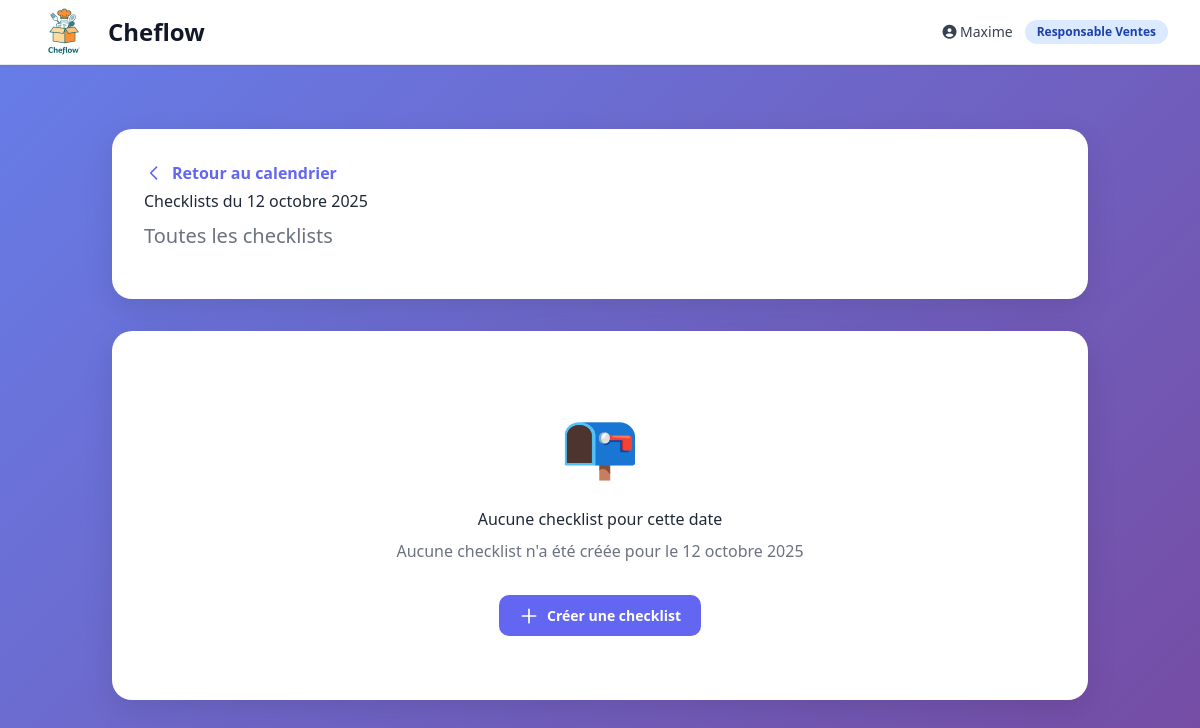
The page /ventes/checklists/date/2025-10-12/ (signed in) on the database as committed earlier.
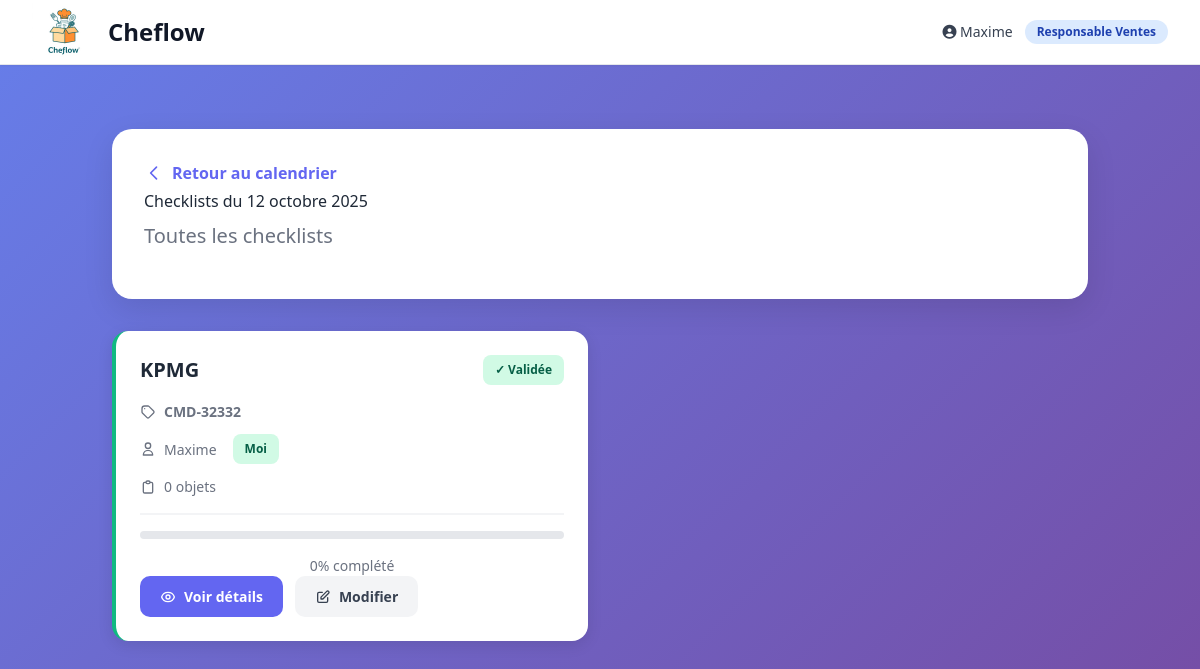
The same page on the database as committed later.
### users/models.py (models this page shows, shortened)
class CustomUser(AbstractUser):
    ROLE_CHOICES = [
        ('livreur', 'Livreur'),
        ('resp_livraison', 'Responsable Livraison'),
        ('vendeur', 'Vendeur/Vendeuse'),
        ('resp_ventes', 'Responsable Ventes'),
        ('cuisinier', 'Cuisinier'),
        ('resp_dept_cuisine', 'Responsable Département Cuisine'),
        ('chef_cuisine', 'Chef Cuisine'),
        ('chef_commande', 'Chef Commande'),
        ('maitre_hotel', 'Maître d\'Hôtel'),
        ('comptable', 'Comptable'),
        ('verificateur_checklist', 'Vérificateur Checklist'),
        ('admin', 'Administrateur'),
    ]
    role = models.CharField(max_length=30, choices=ROLE_CHOICES)
    telephone = models.CharField(max_length=20, blank=True)
    photo = models.ImageField(upload_to='users/', blank=True, null=True)
    departement_cuisine = models.CharField(max_length=50, blank=True)
    class Meta:
        verbose_name = 'Utilisateur'
        verbose_name_plural = 'Utilisateurs'

### ventes/models.py (models this page shows, shortened)
class Checklist(models.Model):
    STATUS_CHOICES = [
        ('brouillon', 'Brouillon'),
        ('en_attente', 'En attente de vérification'),
        ('en_cours', 'En cours de vérification'),
        ('validee', 'Validée'),
        ('incomplete', 'Incomplète'),
    ]
    id = models.UUIDField(primary_key=True, default=uuid.uuid4, editable=False)
    nom = models.CharField(max_length=200)
    numero_commande = models.CharField(max_length=20, unique=True, help_text="Pour lier à une livraison")
    livraison = models.ForeignKey('livraison.Livraison', on_delete=models.SET_NULL, null=True, blank=True, related_name='checklists')
    creee_par = models.ForeignKey(settings.AUTH_USER_MODEL, on_delete=models.SET_NULL, null=True, related_name='checklists_creees')
    verificateur = models.ForeignKey(settings.AUTH_USER_MODEL, on_delete=models.SET_NULL, null=True, blank=True, related_name='checklists_verifiees')
    date_evenement = models.DateField()
    date_creation = models.DateTimeField(default=timezone.now)
    date_modification = models.DateTimeField(auto_now=True)
    date_verification = models.DateTimeField(null=True, blank=True)
    status = models.CharField(max_length=20, choices=STATUS_CHOICES, default='en_cours')
    notes = models.TextField(blank=True)
    notes_verificateur = models.TextField(blank=True)
    class Meta:
        ordering = ['-date_evenement', '-date_creation']
        verbose_name = 'Checklist'
        verbose_name_plural = 'Checklists'
    def progression(self):
        total = self.items.count()
        if total == 0:
            return 0
        valides = self.items.filter(statut_verification='valide').count()
        return round((valides / total) * 100)

### ventes/views.py (the view)
# urls.py: path('checklists/date/<str:date>/', views.checklists_by_date, name='checklists_by_date'),
@login_required
def checklists_by_date(request, date):
    try:
        date_obj = datetime.strptime(date, '%Y-%m-%d').date()
    except ValueError:
        messages.error(request, "Date invalide")
        return redirect('ventes:dashboard_vendeuse')
    view_type = request.GET.get('view', 'all')
    checklists = Checklist.objects.filter(date_evenement=date_obj)
    if view_type == 'mine':
        checklists = checklists.filter(creee_par=request.user)
    checklists = checklists.select_related('creee_par').prefetch_related('items')
    context = {
        'date': date_obj,
        'checklists': checklists,
        'view_type': view_type,
    }
    return render(request, 'ventes/vendeuse/checklists_date.html', context)

### templates/ventes/vendeuse/checklists_date.html (shortened to what this page needs)
{% extends 'base/base.html' %}
{% load static %}
{% block content %}
<div class="container">
    <div class="header-card">
        <div class="header-top">
            <div>
                <a href="{% url 'ventes:dashboard_vendeuse' %}" class="back-btn">
                    <svg width="20" height="20" fill="none" stroke="currentColor" viewBox="0 0 24 24">
                        <path stroke-linecap="round" stroke-linejoin="round" stroke-width="2" d="M15 19l-7-7 7-7"/>
                    </svg>
                    Retour au calendrier
                </a>
                <h1>Checklists du {{ date|date:"d F Y" }}</h1>
                <p class="date-display">
                    {% if view_type == 'mine' %}
                        Mes checklists uniquement
                    {% else %}
                        Toutes les checklists
                    {% endif %}
                </p>
            </div>
        </div>
    </div>
    {% if checklists %}
    <div class="checklist-grid">
        {% for checklist in checklists %}
        <div class="checklist-card {% if checklist.creee_par == request.user %}mine{% endif %}">
            <div class="checklist-header">
                <div class="checklist-title">{{ checklist.nom }}</div>
                <span class="badge {{ checklist.status }}">
                    {% if checklist.status == 'validee' %}✓ Validée{% else %}{{ checklist.get_status_display }}{% endif %}
                </span>
            </div>
            <div class="checklist-info">
                <div class="info-row">
                    <svg width="16" height="16" fill="none" stroke="currentColor" viewBox="0 0 24 24">
                        <path stroke-linecap="round" stroke-linejoin="round" stroke-width="2" d="M7 7h.01M7 3h5c.512 0 1.024.195 1.414.586l7 7a2 2 0 010 2.828l-7 7a2 2 0 01-2.828 0l-7-7A1.994 1.994 0 013 12V7a4 4 0 014-4z"/>
                    </svg>
                    <strong>{{ checklist.numero_commande }}</strong>
                </div>
                <div class="info-row">
                    <svg width="16" height="16" fill="none" stroke="currentColor" viewBox="0 0 24 24">
                        <path stroke-linecap="round" stroke-linejoin="round" stroke-width="2" d="M16 7a4 4 0 11-8 0 4 4 0 018 0zM12 14a7 7 0 00-7 7h14a7 7 0 00-7-7z"/>
                    </svg>
                    {{ checklist.creee_par.get_full_name|default:checklist.creee_par.username }}
                    {% if checklist.creee_par == request.user %}
                        <span class="badge mine" style="margin-left: 0.5rem;">Moi</span>
                    {% endif %}
                </div>
                <div class="info-row">
                    <svg width="16" height="16" fill="none" stroke="currentColor" viewBox="0 0 24 24">
                        <path stroke-linecap="round" stroke-linejoin="round" stroke-width="2" d="M9 5H7a2 2 0 00-2 2v12a2 2 0 002 2h10a2 2 0 002-2V7a2 2 0 00-2-2h-2M9 5a2 2 0 002 2h2a2 2 0 002-2M9 5a2 2 0 012-2h2a2 2 0 012 2"/>
                    </svg>
                    {{ checklist.items.count }} objet{{ checklist.items.count|pluralize }}
                </div>
            </div>
            <div class="progress-bar-container">
            </div>
            <div style="text-align: center; color: #6b7280; font-size: 0.875rem; margin-top: 0.5rem;">
                {{ checklist.progression }}% complété
            </div>
            <div class="checklist-actions">
                <a href="{% url 'ventes:checklist_detail' checklist.pk %}" class="btn btn-primary">
                    Voir détails
                </a>
                {% if checklist.creee_par == request.user %}
                <a href="{% url 'ventes:checklist_edit' checklist.pk %}" class="btn btn-secondary">
                    <svg width="16" height="16" fill="none" stroke="currentColor" viewBox="0 0 24 24">
                        <path stroke-linecap="round" stroke-linejoin="round" stroke-width="2" d="M11 5H6a2 2 0 00-2 2v11a2 2 0 002 2h11a2 2 0 002-2v-5m-1.414-9.414a2 2 0 112.828 2.828L11.828 15H9v-2.828l8.586-8.586z"/>
                    </svg>
                    Modifier
                </a>
                {% endif %}
            </div>
        </div>
        {% endfor %}
    </div>
    {% else %}
    <div class="empty-state">
        <div class="empty-state-icon">📭</div>
        <h2>Aucune checklist pour cette date</h2>
        <p>
            {% if view_type == 'mine' %}
                Vous n'avez pas de checklist pour le {{ date|date:"d F Y" }}
            {% else %}
                Aucune checklist n'a été créée pour le {{ date|date:"d F Y" }}
            {% endif %}
        </p>
        <a href="{% url 'ventes:checklist_create' %}" class="btn btn-primary">
            <svg width="20" height="20" fill="none" stroke="currentColor" viewBox="0 0 24 24">
                <path stroke-linecap="round" stroke-linejoin="round" stroke-width="2" d="M12 4v16m8-8H4"/>
            </svg>
            Créer une checklist
        </a>
    </div>
    {% endif %}
</div>
{% endblock %}

### templates/base/base.html (shortened to what this page needs)
{% load static %}
<!DOCTYPE html>
<html lang="fr">
<head>
    <script src="https://cdn.tailwindcss.com"></script>
   <link rel="stylesheet" href="https://cdnjs.cloudflare.com/ajax/libs/font-awesome/6.4.0/css/all.min.css">
    <link rel="stylesheet" href="https://cdnjs.cloudflare.com/ajax/libs/font-awesome/6.4.0/css/all.min.css">
</head>
<body class="bg-gray-50">
    <nav class="bg-white shadow-sm border-b border-gray-200" x-data="{ mobileMenuOpen: false }">
        <div class="max-w-7xl mx-auto px-4 sm:px-6 lg:px-8">
            <div class="flex justify-between h-16">
                <div class="flex items-center">
                    <h1 class="text-xl sm:text-2xl font-bold text-gray-900 flex items-center gap-2 sm:gap-3">
                        <img src="{% static 'images/logo.jpeg' %}"
                             alt="Cheflow Logo"
                             class="h-12 sm:h-16 w-auto">
                        <span class="hidden sm:inline">Cheflow</span>
                    </h1>
                </div>
                <div class="hidden md:flex items-center space-x-4">
                    {% if user.is_authenticated %}
                        <div class="flex items-center space-x-3">
                            <span class="text-sm text-gray-700">
                                <i class="fas fa-user-circle"></i>
                                {{ user.get_full_name|default:user.username }}
                            </span>
                            <span class="px-3 py-1 text-xs font-semibold rounded-full bg-blue-100 text-blue-800">
                                {{ user.get_role_display }}
                            </span>
                        </div>
                    {% endif %}
                </div>
            </div>
        </div>
    </nav>
    <main class="max-w-7xl mx-auto px-4 sm:px-6 lg:px-8 py-8">
        {% block content %}{% endblock %}
    </main>
</body>
</html>

### templates/ventes/vendeuse/checklists_date.html (style rules this page uses)
body { background: linear-gradient(135deg, #667eea 0%, #764ba2 100%); min-height: 100vh; }
.container { max-width: 1200px; margin: 2rem auto; padding: 0 1.5rem; }
.header-card { background: white; border-radius: 20px; padding: 2rem; margin-bottom: 2rem; box-shadow: 0 10px 30px rgba(0,0,0,0.1); }
.header-top { display: flex; justify-content: space-between; align-items: center; margin-bottom: 1rem; flex-wrap: wrap; gap: 1rem; }
.back-btn { display: inline-flex; align-items: center; gap: 0.5rem; color: #6366f1; text-decoration: none; font-weight: 600; transition: all 0.3s ease; }
h1 { font-size: 2rem; color: #1f2937; margin: 0; }
.date-display { font-size: 1.25rem; color: #6b7280; margin-top: 0.5rem; }
.checklist-grid { display: grid; grid-template-columns: repeat(auto-fill, minmax(350px, 1fr)); gap: 1.5rem; }
.checklist-card { background: white; border-radius: 16px; padding: 1.5rem; box-shadow: 0 4px 15px rgba(0,0,0,0.1); transition: all 0.3s ease; border-left: 4px solid #6366f1; }
.checklist-card.mine { border-left-color: #10b981; }
.checklist-header { display: flex; justify-content: space-between; align-items: start; margin-bottom: 1rem; }
.checklist-title { font-size: 1.25rem; font-weight: 700; color: #1f2937; }
.badge { padding: 0.375rem 0.75rem; border-radius: 8px; font-size: 0.75rem; font-weight: 600; }
.badge.validee { background: #d1fae5; color: #065f46; }
.badge.mine { background: #d1fae5; color: #065f46; }
.checklist-info { display: flex; flex-direction: column; gap: 0.75rem; margin-bottom: 1rem; padding-bottom: 1rem; border-bottom: 2px solid #f3f4f6; }
.info-row { display: flex; align-items: center; gap: 0.5rem; color: #6b7280; font-size: 0.875rem; }
.progress-bar-container { width: 100%; height: 8px; background: #e5e7eb; border-radius: 10px; overflow: hidden; margin: 1rem 0; }
.checklist-actions { display: flex; gap: 0.75rem; flex-wrap: wrap; }
.btn { padding: 0.625rem 1.25rem; border-radius: 10px; font-weight: 600; cursor: pointer; transition: all 0.3s ease; border: none; text-decoration: none; display: inline-flex; align-items: center; gap: 0.5rem; font-size: 0.875rem; }
.btn-primary { background: #6366f1; color: white; }
.btn-secondary { background: #f3f4f6; color: #374151; }

Rows that differ between the two databases and show on the page:
added Checklist: nom "KPMG", status "✓ Validée", numero_commande "CMD-32332", creee_par.get_full_name "Maxime", shows "Moi", items.count "0", progression "0", shows "Modifier"
Other text that changed with them:
{{ date|date:"d F Y" }}: "12 octobre 2025" → (not shown)
text no longer shown: "📭 Aucune checklist pour cette date Aucune checklist n'a été créée pour le Créer une checklist"
